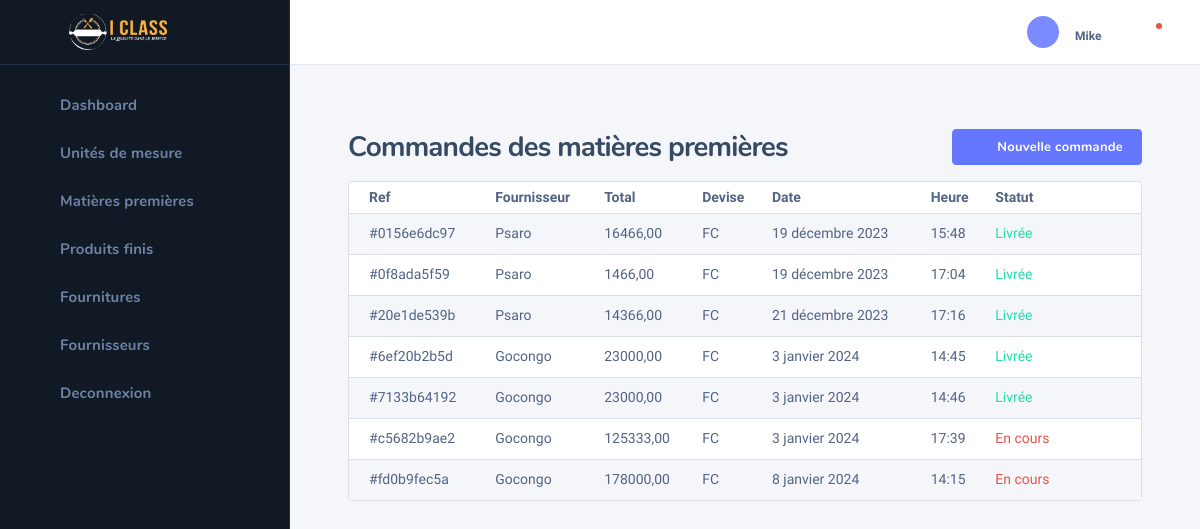
The app's page /bakery/cmd_mp/ (signed in) with its own data.
### bakery/models.py (models this page shows, shortened)
class CommandeMp(models.Model):
    class Meta:
        verbose_name = "Commande de matière première"
    ref = models.CharField(max_length=10, default=generate_unique_uid(), verbose_name="réference")
    fournisseur = models.ForeignKey(Fournisseur, on_delete=models.CASCADE, null=True)
    date = models.DateField(auto_now_add=True, null=True, verbose_name="date de commande")
    heure = models.TimeField(auto_now_add=True, null=True)
    etat = models.BooleanField(default=False)
    devise = models.CharField(max_length=25, null=True, blank=True)
    delivered_at = models.DateField(null=True, blank=True, verbose_name="date de livraison")
    @property
    def get_total(self):
        lines = LigneCommandeMp.objects.filter(commande=self)
        total = 0
        for line in lines:
            total += line.total_price
        return total

class Fournisseur(models.Model):
    name = models.CharField(max_length=255, verbose_name="nom")
    phone = models.CharField(max_length=15, verbose_name="téléphone")
    email = models.EmailField()
    address = models.TextField(verbose_name="adresse")
    def __str__(self):
        return self.name

class LigneCommandeMp(models.Model):
    commande = models.ForeignKey(CommandeMp, on_delete=models.CASCADE, null=True)
    matiere_premiere = models.ForeignKey(MatierePremiere, on_delete=models.CASCADE, null=True)
    qts = models.IntegerField(default=0)
    total_price = models.DecimalField(max_digits=10, decimal_places=2, null=True, blank=True, default=0)
    devise = models.CharField(max_length=25, choices=devises, default=devises[1][0])
    taux = models.DecimalField(max_digits=10, decimal_places=2, null=True, blank=True, default=0)

### bakery/views.py (the view)
# urls.py: path('cmd_mp/', cmd_mp, name='cmd-mp'),
@login_required(login_url='login')
def cmd_mp(request):
    orders = CommandeMp.objects.all()
    ref = generate_unique_uid()
    return render(request, 'bakery/bakery_cmd_mp.html', context={'orders': orders, 'ref': ref})

### bakery/views.py (called while the page is built)
def generate_unique_uid():
    return uuid.uuid4().hex[:10]

### templates/bakery/bakery_cmd_mp.html (shortened to what this page needs)
{% extends 'bakery/base_bakery.html' %}
{% block content %}
    {% include 'bakery/bakery_sidebar.html' %}
    <div class="nk-wrap">
    {% include 'bakery/profile.html' %}
        <div class="nk-content">
            <div class="nk-content ">
                <div class="container-fluid">
                    <div class="nk-content-inner">
                        <div class="nk-content-body">
                            <div class="nk-block-head nk-block-head-sm">
                                <div class="nk-block-between">
                                    <div class="nk-block-head-content">
                                        <h3 class="nk-block-title page-title">Commandes des matières premières</h3>
                                    </div>
                                    <div class="nk-block-head-content">
                                        <div class="toggle-wrap nk-block-tools-toggle">
                                            <div class="toggle-expand-content" data-content="pageMenu">
                                                <ul class="nk-block-tools g-3">
                                                    <li class="nk-block-tools-opt">
                                                        <a href="{% url 'add-cmd-mp' ref=ref %}"
                                                           class="btn btn-primary d-none d-md-inline-flex"><em
                                                                class="icon ni ni-plus"></em><span>Nouvelle commande</span></a>
                                                    </li>
                                                </ul>
                                            </div>
                                        </div>
                                    </div>
                                </div>
                            </div>
                            <div class="nk-block">
                                <div class="card card-bordered">
                                    <div class="card-inner-group">
                                        <div class="card-inner p-0">
                                            <table class="datatable-init-export nowrap table table-striped"
                                                   data-export-title="Export">
                                                <thead>
                                                <tr>
                                                    <th>Ref</th>
                                                    <th>Fournisseur</th>
                                                    <th>Total</th>
                                                    <th>Devise</th>
                                                    <th>Date</th>
                                                    <th>Heure</th>
                                                    <th>Statut</th>
                                                    <th></th>
                                                </tr>
                                                </thead>
                                                <tbody>
                                                {% for order in orders %}
                                                    <tr>
                                                        <td>#{{ order.ref }}</td>
                                                        <td>{{ order.fournisseur }}</td>
                                                        <td>{{ order.get_total }}</td>
                                                        <td>{{ order.devise }}</td>
                                                        <td>{{ order.date }}</td>
                                                        <td>{{ order.heure }}</td>
                                                        <td>
                                                            {% if order.etat == True %}
                                                                <span class="tb-status text-success">Livrée</span>
                                                            {% else %}
                                                                <span class="tb-status text-danger">En cours</span>
                                                            {% endif %}
                                                        </td>
                                                    <td class="center">
                                                            <ul class="nk-tb-actions gx-1 my-n1">
                                                                <li class="me-n1">
                                                                    <div class="dropdown">
                                                                        <a href="#"
                                                                           class="dropdown-toggle btn btn-icon btn-trigger"
                                                                           data-bs-toggle="dropdown"><em
                                                                                class="icon ni ni-more-h"></em></a>
                                                                    </div>
                                                                </li>
                                                            </ul>
                                                        </td>
                                                    </tr>
                                                {% endfor %}
                                                </tbody>
                                            </table>
                                        </div>
                                    </div>
                                </div>
                            </div>
                        </div>
                    </div>
                </div>
            </div>
        </div>
    </div>
{% endblock %}

### templates/bakery/profile.html (shortened to what this page needs)
{% load static %}
<div class="nk-header nk-header-fixed is-light">
                    <div class="container-fluid">
                        <div class="nk-header-wrap">
                            <div class="nk-header-tools">
                                <ul class="nk-quick-nav">
                                    <li class="dropdown user-dropdown">
                                        <a href="#" class="dropdown-toggle" data-bs-toggle="dropdown">
                                            <div class="user-toggle">
                                                <div class="user-avatar sm">
                                                    <em class="icon ni ni-user-alt"></em>
                                                </div>
                                                <div class="user-info d-none d-md-block">
                                                    <div class="user-status">{{ request.user.userhasrole.role.name }}</div>
                                                    <div class="user-name dropdown-indicator">{{ request.user.username }}</div>
                                                </div>
                                            </div>
                                        </a>
                                    </li>
                                    <li class="dropdown notification-dropdown me-n1">
                                        <a hx-get="{% url 'check-notifications' %}" hx-target="#notifications" hx-trigger="click" hx-swap="innerHTML" class="dropdown-toggle nk-quick-nav-icon" data-bs-toggle="dropdown">
                                            <div class="icon-status icon-status-danger"><em class="icon ni ni-bell"></em></div>
                                        </a>
                                    </li>
                                </ul>
                            </div>
                        </div>
                    </div>
                </div>

### records on screen
CommandeMp: ref "0156e6dc97", fournisseur "Psaro", get_total "16466,00", devise "FC", date "19 décembre 2023", heure "15:48", etat "Livrée"
CommandeMp: ref "0f8ada5f59", fournisseur "Psaro", get_total "1466,00", devise "FC", date "19 décembre 2023", heure "17:04", etat "Livrée"
CommandeMp: ref "20e1de539b", fournisseur "Psaro", get_total "14366,00", devise "FC", date "21 décembre 2023", heure "17:16", etat "Livrée"
CommandeMp: ref "6ef20b2b5d", fournisseur "Gocongo", get_total "23000,00", devise "FC", date "3 janvier 2024", heure "14:45", etat "Livrée"
CommandeMp: ref "7133b64192", fournisseur "Gocongo", get_total "23000,00", devise "FC", date "3 janvier 2024", heure "14:46", etat "Livrée"
CommandeMp: ref "c5682b9ae2", fournisseur "Gocongo", get_total "125333,00", devise "FC", date "3 janvier 2024", heure "17:39", etat "En cours"
CommandeMp: ref "fd0b9fec5a", fournisseur "Gocongo", get_total "178000,00", devise "FC", date "8 janvier 2024", heure "14:15", etat "En cours"

### other values on screen
{{ request.user.username }} "Mike"
